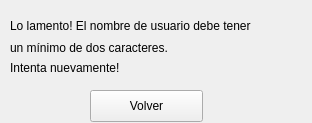
<?xml version="1.0" encoding="UTF-8"?>
<ui version="4.0">
 <class>Form</class>
 <widget class="QWidget" name="Form">
  <property name="geometry">
   <rect>
    <x>0</x>
    <y>0</y>
    <width>312</width>
    <height>123</height>
   </rect>
  </property>
  <property name="windowTitle">
   <string>Form</string>
  </property>
  <widget class="QLabel" name="label">
   <property name="geometry">
    <rect>
     <x>10</x>
     <y>10</y>
     <width>361</width>
     <height>31</height>
    </rect>
   </property>
   <property name="text">
    <string>Lo lamento! El nombre de usuario debe tener </string>
   </property>
  </widget>
  <widget class="QLabel" name="label_2">
   <property name="geometry">
    <rect>
     <x>10</x>
     <y>40</y>
     <width>221</width>
     <height>16</height>
    </rect>
   </property>
   <property name="text">
    <string>un mínimo de dos caracteres.</string>
   </property>
  </widget>
  <widget class="QLabel" name="label_3">
   <property name="geometry">
    <rect>
     <x>10</x>
     <y>60</y>
     <width>201</width>
     <height>16</height>
    </rect>
   </property>
   <property name="text">
    <string>Intenta nuevamente!</string>
   </property>
  </widget>
  <widget class="QPushButton" name="volver">
   <property name="geometry">
    <rect>
     <x>90</x>
     <y>90</y>
     <width>113</width>
     <height>32</height>
    </rect>
   </property>
   <property name="text">
    <string>Volver</string>
   </property>
  </widget>
 </widget>
 <resources/>
 <connections/>
</ui>
